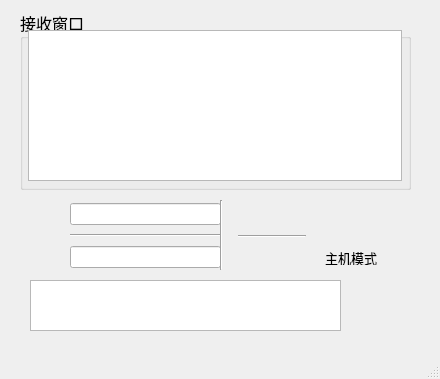
<?xml version="1.0" encoding="UTF-8"?>
<ui version="4.0">
 <class>MainWindow</class>
 <widget class="QMainWindow" name="MainWindow">
  <property name="geometry">
   <rect>
    <x>0</x>
    <y>0</y>
    <width>440</width>
    <height>379</height>
   </rect>
  </property>
  <property name="windowTitle">
   <string>MainWindow</string>
  </property>
  <widget class="QWidget" name="centralwidget">
   <widget class="QGroupBox" name="groupBox">
    <property name="geometry">
     <rect>
      <x>20</x>
      <y>10</y>
      <width>391</width>
      <height>180</height>
     </rect>
    </property>
    <property name="font">
     <font>
      <family>楷体</family>
      <pointsize>12</pointsize>
     </font>
    </property>
    <property name="cursor">
     <cursorShape>ArrowCursor</cursorShape>
    </property>
    <property name="mouseTracking">
     <bool>false</bool>
    </property>
    <property name="tabletTracking">
     <bool>false</bool>
    </property>
    <property name="focusPolicy">
     <enum>Qt::NoFocus</enum>
    </property>
    <property name="contextMenuPolicy">
     <enum>Qt::NoContextMenu</enum>
    </property>
    <property name="acceptDrops">
     <bool>false</bool>
    </property>
    <property name="styleSheet">
     <string notr="true"/>
    </property>
    <property name="title">
     <string>接收窗口</string>
    </property>
    <property name="flat">
     <bool>false</bool>
    </property>
    <property name="checkable">
     <bool>false</bool>
    </property>
    <widget class="QPlainTextEdit" name="Receive_area">
     <property name="geometry">
      <rect>
       <x>8</x>
       <y>20</y>
       <width>374</width>
       <height>151</height>
      </rect>
     </property>
    </widget>
   </widget>
   <widget class="QWidget" name="widget" native="true">
    <property name="geometry">
     <rect>
      <x>70</x>
      <y>200</y>
      <width>151</width>
      <height>71</height>
     </rect>
    </property>
    <property name="tabletTracking">
     <bool>false</bool>
    </property>
    <layout class="QVBoxLayout" name="verticalLayout">
     <item>
      <widget class="QLineEdit" name="IpLine">
       <property name="sizePolicy">
        <sizepolicy hsizetype="Expanding" vsizetype="Fixed">
         <horstretch>0</horstretch>
         <verstretch>0</verstretch>
        </sizepolicy>
       </property>
      </widget>
     </item>
     <item>
      <widget class="Line" name="line">
       <property name="orientation">
        <enum>Qt::Horizontal</enum>
       </property>
      </widget>
     </item>
     <item>
      <widget class="QLineEdit" name="PortLine"/>
     </item>
    </layout>
   </widget>
   <widget class="QLabel" name="label">
    <property name="geometry">
     <rect>
      <x>30</x>
      <y>200</y>
      <width>30</width>
      <height>30</height>
     </rect>
    </property>
    <property name="text">
     <string/>
    </property>
    <property name="textFormat">
     <enum>Qt::PlainText</enum>
    </property>
    <property name="pixmap">
     <pixmap>image/ip.png</pixmap>
    </property>
    <property name="scaledContents">
     <bool>true</bool>
    </property>
   </widget>
   <widget class="QLabel" name="label_2">
    <property name="geometry">
     <rect>
      <x>30</x>
      <y>240</y>
      <width>30</width>
      <height>30</height>
     </rect>
    </property>
    <property name="text">
     <string/>
    </property>
    <property name="pixmap">
     <pixmap>image/duan.png</pixmap>
    </property>
    <property name="scaledContents">
     <bool>true</bool>
    </property>
   </widget>
   <widget class="Line" name="line_2">
    <property name="geometry">
     <rect>
      <x>220</x>
      <y>200</y>
      <width>3</width>
      <height>70</height>
     </rect>
    </property>
    <property name="orientation">
     <enum>Qt::Vertical</enum>
    </property>
   </widget>
   <widget class="QLabel" name="Wifi_label">
    <property name="geometry">
     <rect>
      <x>254</x>
      <y>205</y>
      <width>30</width>
      <height>30</height>
     </rect>
    </property>
    <property name="text">
     <string/>
    </property>
    <property name="pixmap">
     <pixmap resource="image.qrc">:/new/prefix1/image/wifi_off.png</pixmap>
    </property>
    <property name="scaledContents">
     <bool>true</bool>
    </property>
   </widget>
   <widget class="Line" name="line_3">
    <property name="geometry">
     <rect>
      <x>238</x>
      <y>235</y>
      <width>68</width>
      <height>3</height>
     </rect>
    </property>
    <property name="orientation">
     <enum>Qt::Horizontal</enum>
    </property>
   </widget>
   <widget class="QLabel" name="Switch_but">
    <property name="geometry">
     <rect>
      <x>250</x>
      <y>245</y>
      <width>40</width>
      <height>20</height>
     </rect>
    </property>
    <property name="text">
     <string/>
    </property>
    <property name="pixmap">
     <pixmap resource="image.qrc">:/new/prefix1/image/close.png</pixmap>
    </property>
    <property name="scaledContents">
     <bool>true</bool>
    </property>
   </widget>
   <widget class="QLabel" name="label_5">
    <property name="geometry">
     <rect>
      <x>328</x>
      <y>200</y>
      <width>41</width>
      <height>41</height>
     </rect>
    </property>
    <property name="text">
     <string/>
    </property>
    <property name="pixmap">
     <pixmap resource="image.qrc">:/new/prefix1/image/server.png</pixmap>
    </property>
    <property name="scaledContents">
     <bool>true</bool>
    </property>
   </widget>
   <widget class="QLabel" name="State_label">
    <property name="geometry">
     <rect>
      <x>325</x>
      <y>250</y>
      <width>53</width>
      <height>15</height>
     </rect>
    </property>
    <property name="font">
     <font>
      <family>楷体</family>
      <pointsize>10</pointsize>
     </font>
    </property>
    <property name="text">
     <string>主机模式</string>
    </property>
   </widget>
   <widget class="QLabel" name="StateRight_label">
    <property name="geometry">
     <rect>
      <x>370</x>
      <y>220</y>
      <width>21</width>
      <height>16</height>
     </rect>
    </property>
    <property name="text">
     <string/>
    </property>
    <property name="pixmap">
     <pixmap resource="image.qrc">:/new/prefix1/image/discon.png</pixmap>
    </property>
    <property name="scaledContents">
     <bool>true</bool>
    </property>
   </widget>
   <widget class="QPlainTextEdit" name="Send_area">
    <property name="geometry">
     <rect>
      <x>30</x>
      <y>280</y>
      <width>311</width>
      <height>51</height>
     </rect>
    </property>
   </widget>
   <widget class="QLabel" name="Clean_but">
    <property name="geometry">
     <rect>
      <x>360</x>
      <y>275</y>
      <width>30</width>
      <height>30</height>
     </rect>
    </property>
    <property name="text">
     <string/>
    </property>
    <property name="pixmap">
     <pixmap resource="image.qrc">:/new/prefix1/image/clearS.png</pixmap>
    </property>
    <property name="scaledContents">
     <bool>true</bool>
    </property>
   </widget>
   <widget class="QLabel" name="Send_but">
    <property name="geometry">
     <rect>
      <x>360</x>
      <y>310</y>
      <width>26</width>
      <height>26</height>
     </rect>
    </property>
    <property name="text">
     <string/>
    </property>
    <property name="pixmap">
     <pixmap resource="image.qrc">:/new/prefix1/image/send.png</pixmap>
    </property>
    <property name="scaledContents">
     <bool>true</bool>
    </property>
   </widget>
  </widget>
  <widget class="QMenuBar" name="menubar">
   <property name="geometry">
    <rect>
     <x>0</x>
     <y>0</y>
     <width>440</width>
     <height>21</height>
    </rect>
   </property>
  </widget>
  <widget class="QStatusBar" name="statebar"/>
 </widget>
 <resources>
  <include location="image.qrc"/>
 </resources>
 <connections/>
</ui>
